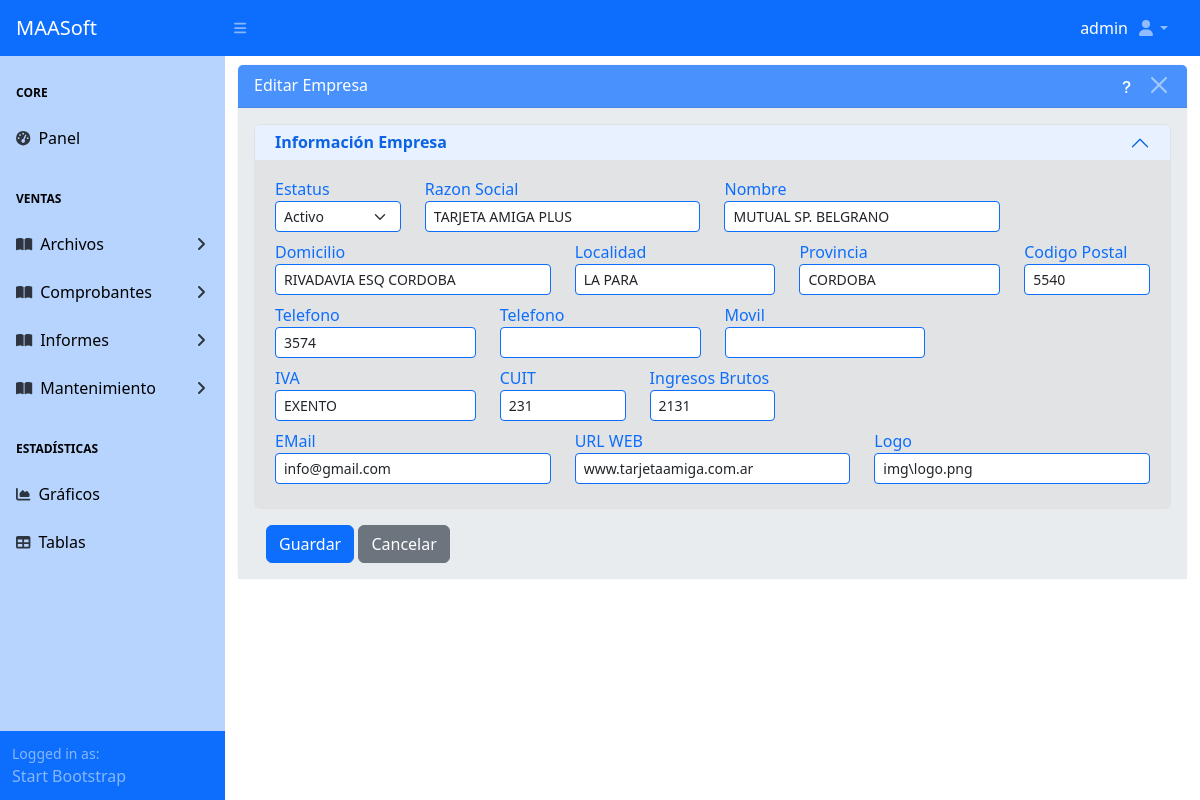
Page /maestros/empresa/1/editar/ (signed in) on the earlier database version.
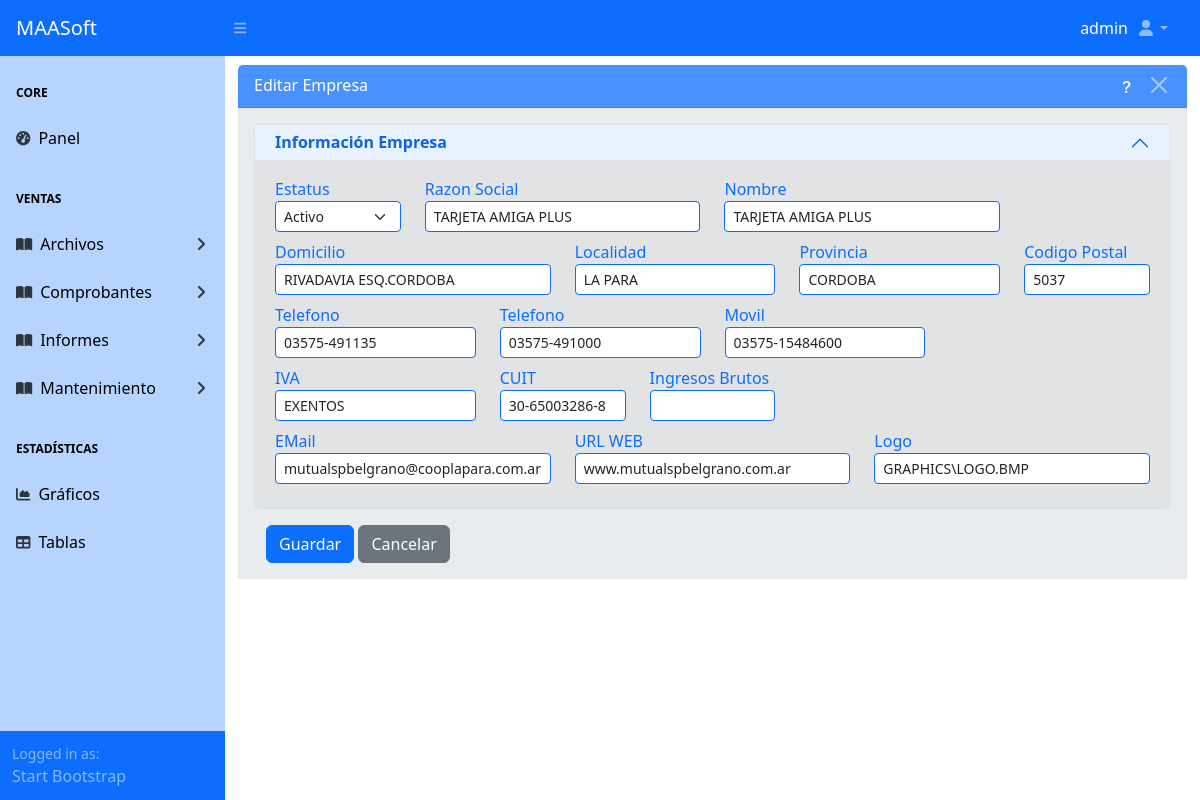
Same page on the later database version.
### apps/maestros/models/base_models.py (models this page shows, shortened)
class Empresa(ModeloBaseGenerico):
    id_empresa = models.AutoField(primary_key=True)
    estatus_empresa = models.BooleanField("Estatus", db_column="estatus",
                                           default=True, choices=ESTATUS_GEN)
    razon_social = models.CharField("Razon Social", max_length=50, blank=True)
    nombre_empresa = models.CharField("Nombre", db_column="nombre", max_length=50, blank=True)
    domicilio = models.CharField("Domicilio", max_length=30, blank=True)
    localidad = models.CharField("Localidad", max_length=20, blank=True)
    provincia = models.CharField("Provincia", max_length=20, blank=True)
    codigo_postal = models.CharField("Codigo Postal", max_length=8, blank=True)
    iva = models.CharField("IVA", max_length=15, blank=True)
    cuit = models.CharField("CUIT", max_length=13, blank=True)
    ingreso_bruto = models.CharField("Ingresos Brutos", max_length=11, blank=True)
    telefono = models.CharField("Telefono", max_length=15, blank=True)
    telefono2 = models.CharField("Telefono", max_length=15, blank=True)
    movil = models.CharField("Movil", max_length=15, blank=True)
    mail = models.EmailField("eMail", max_length=50, blank=True)
    web = models.CharField("URL WEB", max_length=50, blank=True)
    imagen = models.CharField("Logo", max_length=50, blank=True)
    class Meta:
        db_table = 'empresa'
        verbose_name = ('Empresa')
        verbose_name_plural = ('Empresas')
        ordering = ['nombre_empresa']

### apps/maestros/views/empresa_views.py (the view)
# urls.py: path('empresa/<int:pk>/editar/', EmpresaUpdateView.as_view(), name='empresa_update'),
class EmpresaUpdateView(MaestroUpdateView):
	model = ConfigViews.model
	list_view_name = ConfigViews.list_view_name
	form_class = ConfigViews.form_class
	template_name = ConfigViews.template_form
	success_url = ConfigViews.success_url
	permission_required = ConfigViews.permission_change
	extra_context = {
		"accion": f"Editar {ConfigViews.model._meta.verbose_name}",
		"list_view_name" : ConfigViews.list_view_name
	}

### apps/maestros/forms/empresa_forms.py
class EmpresaForm(CrudGenericForm):
	class Meta:
		model = Empresa
		fields = '__all__'
		widgets = {
			'estatus_empresa':
				forms.Select(attrs={**formclassselect}),
			'razon_social':
				forms.TextInput(attrs={**formclasstext}),
			'nombre_empresa':
				forms.TextInput(attrs={**formclasstext}),
			'domicilio':
				forms.TextInput(attrs={**formclasstext}),
			'localidad':
				forms.TextInput(attrs={**formclasstext}),
			'provincia':
				forms.TextInput(attrs={**formclasstext}),
			'codigo_postal':
				forms.TextInput(attrs={**formclasstext}),
			'iva':
				forms.TextInput(attrs={**formclasstext}),
			'cuit':
				forms.TextInput(attrs={**formclasstext}),
			'ingreso_bruto':
				forms.TextInput(attrs={**formclasstext}),
			'telefono':
				forms.TextInput(attrs={**formclasstext}),
			'telefono2':
				forms.TextInput(attrs={**formclasstext}),
			'movil':
				forms.TextInput(attrs={**formclasstext}),
			'mail':
				forms.TextInput(attrs={**formclasstext}),
			'web':
				forms.TextInput(attrs={**formclasstext}),
			'imagen':
				forms.TextInput(attrs={**formclasstext}),
		}

### apps/maestros/templates/maestros/empresa_form.html (shortened to what the changed rows need)
{% extends 'maestro_form.html' %}
{% load static %}
{% block maincomponent %}
	{% block principalcomponent %}
		<div id="layoutSidenav_content">
			<main>
				<div class="container-fluid">
					<div class="card border-light mb-3 mt-2">
						<div class="card-body bg-body-secondary">
							<form method="post" enctype="multipart/form-data" novalidate>
								<div class="accordion" id="accordionPanelsStayOpenExample">
									<div class="accordion-item">
										<h2 class="accordion-header">
											<button
												class="accordion-button py-2 "
												type="button"
												data-bs-toggle="collapse"
												data-bs-target="#Información_Empresa"
												aria-expanded="true"
												aria-controls="Información_Empresa">
												<strong>Información Empresa</strong>
											</button>
										</h2>
										<div class="accordion-collapse collapse show"
											id="Información_Empresa">
											<div class="accordion-body bg-secondary-subtle">
												<div class="row">
													<div class="col-md-4">
														<label class="form-label text-primary mb-0">
															{{ form.razon_social.label }}
														</label>
														{{ form.razon_social }}
													</div>
													<div class="col-md-4">
														<label class="form-label text-primary mb-0">
															{{ form.nombre_empresa.label }}
														</label>
														{{ form.nombre_empresa }}
													</div>
												</div>
												<div class="row">
													<div class="col-md-4">
														<label class="form-label text-primary mb-0">
															{{ form.domicilio.label }}
														</label>
														{{ form.domicilio }}
													</div>
													<div class="col-md-3">
														<label class="form-label text-primary mb-0">
															{{ form.localidad.label }}
														</label>
														{{ form.localidad }}
													</div>
													<div class="col-md-3">
														<label class="form-label text-primary mb-0">
															{{ form.provincia.label }}
														</label>
														{{ form.provincia }}
													</div>
													<div class="col-md-2">
														<label class="form-label text-primary mb-0">
															{{ form.codigo_postal.label }}
														</label>
														{{ form.codigo_postal }}
													</div>
												</div>
												<div class="row">
													<div class="col-md-3">
														<label class="form-label text-primary mb-0">
															{{ form.telefono.label }}
														</label>
														{{ form.telefono }}
													</div>
													<div class="col-md-3">
														<label class="form-label text-primary mb-0">
															{{ form.telefono2.label }}
														</label>
														{{ form.telefono2 }}
													</div>
													<div class="col-md-3">
														<label class="form-label text-primary mb-0">
															{{ form.movil.label }}
														</label>
														{{ form.movil }}
													</div>
												</div>
												<div class="row">
													<div class="col-md-3">
														<label class="form-label text-primary mb-0">
															{{ form.iva.label }}
														</label>
														{{ form.iva }}
													</div>
													<div class="col-md-2">
														<label class="form-label text-primary mb-0">
															{{ form.cuit.label }}
														</label>
														{{ form.cuit }}
													</div>
													<div class="col-md-2">
														<label class="form-label text-primary mb-0">
															{{ form.ingreso_bruto.label }}
														</label>
														{{ form.ingreso_bruto }}
													</div>
												</div>
												<div class="row">
													<div class="col-md-4">
														<label class="form-label text-primary mb-0">
															{{ form.mail.label }}
														</label>
														{{ form.mail }}
													</div>
													<div class="col-md-4">
														<label class="form-label text-primary mb-0">
															{{ form.web.label }}
														</label>
														{{ form.web }}
													</div>
													<div class="col-md-4">
														<label class="form-label text-primary mb-0">
															{{ form.imagen.label }}
														</label>
														{{ form.imagen }}
													</div>
												</div>
											</div>
										</div>
									</div>
								</div>
							</form>
						</div>
					</div>
				</div>
			</main>
		</div>
	{% endblock principalcomponent %}
{% endblock maincomponent %}

Differences in the rows shown:
changed Empresa "TARJETA AMIGA PLUS": domicilio "RIVADAVIA ESQ CORDOBA" → "RIVADAVIA ESQ.CORDOBA"; codigo_postal "5540" → "5037"; telefono "3574" → "03575-491135"; telefono2 (not shown) → "03575-491000"; movil (not shown) → "03575-15484600"; iva "EXENTO" → "EXENTOS"; cuit "231" → "30-65003286-8"; ingreso_bruto "2131" → (not shown); mail "info@gmail.com" → "mutualspbelgrano@cooplapara.com.ar"; web "www.tarjetaamiga.com.ar" → "www.mutualspbelgrano.com.ar"; imagen "img\\logo.png" → "GRAPHICS\\LOGO.BMP"
Other differences:
form field nombre_empresa: "MUTUAL SP. BELGRANO" → "TARJETA AMIGA PLUS"
